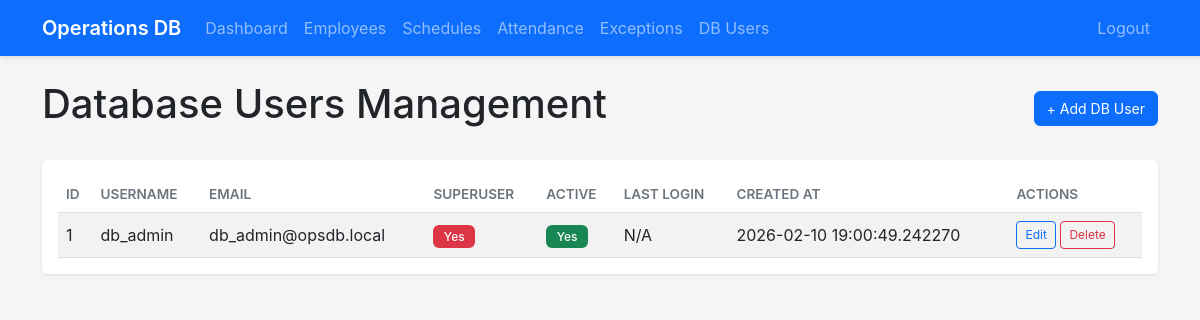
/db_users (signed in), run on an earlier commit of the app's database.
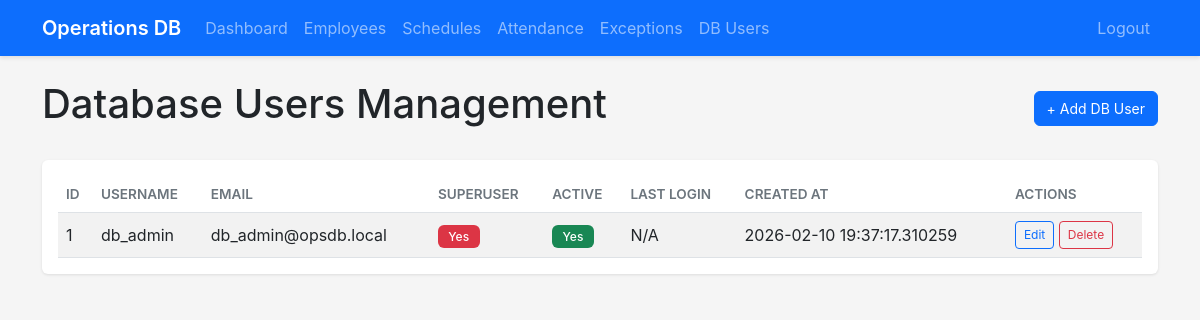
And on a later commit of the database.
### app/models.py (models this page shows, shortened)
class DBUser(db.Model):
    __tablename__ = 'db_users'
    id = db.Column(db.Integer, primary_key=True)
    username = db.Column(db.String(80), nullable=False, unique=True)
    email = db.Column(db.String(120), nullable=False, unique=True)
    password_hash = db.Column(db.String(128), nullable=False)
    is_superuser = db.Column(db.Boolean, default=False)
    is_active = db.Column(db.Boolean, default=True)
    created_at = db.Column(db.DateTime, default=datetime.utcnow)
    last_login = db.Column(db.DateTime)
    notes = db.Column(db.Text)

### app/routes/admin.py (the view)
@bp.route('/db_users')
@login_required
def db_users():
    db_users_list = DBUser.query.all()
    return render_template('db_users.html', db_users=db_users_list)

### app/models.py (called while the page is built)
@login_manager.user_loader
def load_user(user_id):
    from app.models import User, DBUser
    user = User.query.get(int(user_id))
    if user:
        return user
    return DBUser.query.get(int(user_id))

### app/templates/db_users.html (shortened to what this page needs)
<!DOCTYPE html>
<html lang="en">
<head>
    <link href="https://cdn.jsdelivr.net/npm/bootstrap@5.3.0/dist/css/bootstrap.min.css" rel="stylesheet">
    <link rel="stylesheet" href="{{ url_for('static', filename='css/style.css') }}">
</head>
<body>
    <nav class="navbar navbar-expand-lg navbar-dark bg-primary">
        <div class="container">
            <a class="navbar-brand" href="/">Operations DB</a>
            <div class="collapse navbar-collapse" id="navbarNav">
                <ul class="navbar-nav">
                    <li class="nav-item">
                        <a class="nav-link" href="/dashboard">Dashboard</a>
                    </li>
                    <li class="nav-item">
                        <a class="nav-link" href="/employees">Employees</a>
                    </li>
                    <li class="nav-item">
                        <a class="nav-link" href="/schedules">Schedules</a>
                    </li>
                    <li class="nav-item">
                        <a class="nav-link" href="/attendance">Attendance</a>
                    </li>
                    <li class="nav-item">
                        <a class="nav-link" href="/exceptions">Exceptions</a>
                    </li>
                    <li class="nav-item">
                        <a class="nav-link" href="/db_users">DB Users</a>
                    </li>
                </ul>
                <ul class="navbar-nav ms-auto">
                    <li class="nav-item">
                        <a class="nav-link" href="/logout">Logout</a>
                    </li>
                </ul>
            </div>
        </div>
    </nav>
    <div class="container mt-4">
        <div class="d-flex justify-content-between align-items-center mb-4">
            <h1>Database Users Management</h1>
            <button class="btn btn-primary" data-bs-toggle="modal" data-bs-target="#addDbUserModal">
                + Add DB User
            </button>
        </div>
        <div class="card">
            <div class="card-body">
                <div class="table-responsive">
                    <table class="table table-striped table-hover">
                        <thead>
                            <tr>
                                <th>ID</th>
                                <th>Username</th>
                                <th>Email</th>
                                <th>Superuser</th>
                                <th>Active</th>
                                <th>Last Login</th>
                                <th>Created At</th>
                                <th>Actions</th>
                            </tr>
                        </thead>
                        <tbody>
                            {% for user in db_users %}
                            <tr>
                                <td>{{ user.id }}</td>
                                <td>{{ user.username }}</td>
                                <td>{{ user.email }}</td>
                                <td><span class="badge bg-{{ 'danger' if user.is_superuser else 'secondary' }}">{{ 'Yes' if user.is_superuser else 'No' }}</span></td>
                                <td><span class="badge bg-{{ 'success' if user.is_active else 'secondary' }}">{{ 'Yes' if user.is_active else 'No' }}</span></td>
                                <td>{{ user.last_login or 'N/A' }}</td>
                                <td>{{ user.created_at }}</td>
                                <td>
                                    <button class="btn btn-sm btn-outline-primary" onclick="editDbUser({{ user.id }})">Edit</button>
                                    <button class="btn btn-sm btn-outline-danger" onclick="deleteDbUser({{ user.id }})">Delete</button>
                                </td>
                            </tr>
                            {% endfor %}
                        </tbody>
                    </table>
                </div>
            </div>
        </div>
    </div>
</body>
</html>

### app/static/css/style.css (style rules this page uses)
:root { --primary-color: #0d6efd; --secondary-color: #6c757d; --success-color: #198754; --danger-color: #dc3545; --warning-color: #ffc107; --info-color: #0dcaf0; --light-color: #f8f9fa; --dark-color: #212529; }
body { font-family: -apple-system, BlinkMacSystemFont, 'Segoe UI', Roboto, 'Helvetica Neue', Arial, sans-serif; background-color: #f5f5f5; }
.navbar { box-shadow: 0 2px 4px rgba(0, 0, 0, 0.1); }
.navbar-brand { font-weight: 600; font-size: 1.25rem; }
.card { box-shadow: 0 1px 3px rgba(0, 0, 0, 0.1); border: none; margin-bottom: 1rem; }
.table { margin-bottom: 0; }
.table th { font-weight: 600; text-transform: uppercase; font-size: 0.85rem; color: #6c757d; }
.table td { vertical-align: middle; }
.btn { font-size: 0.875rem; }
.btn-sm { font-size: 0.75rem; }
.badge { font-weight: 500; padding: 0.35rem 0.65rem; }

What changed in the data, as far as the page shows it:
changed DBUser "db_admin": created_at "2026-02-10 19:00:49.242270" → "2026-02-10 19:37:17.310259"
